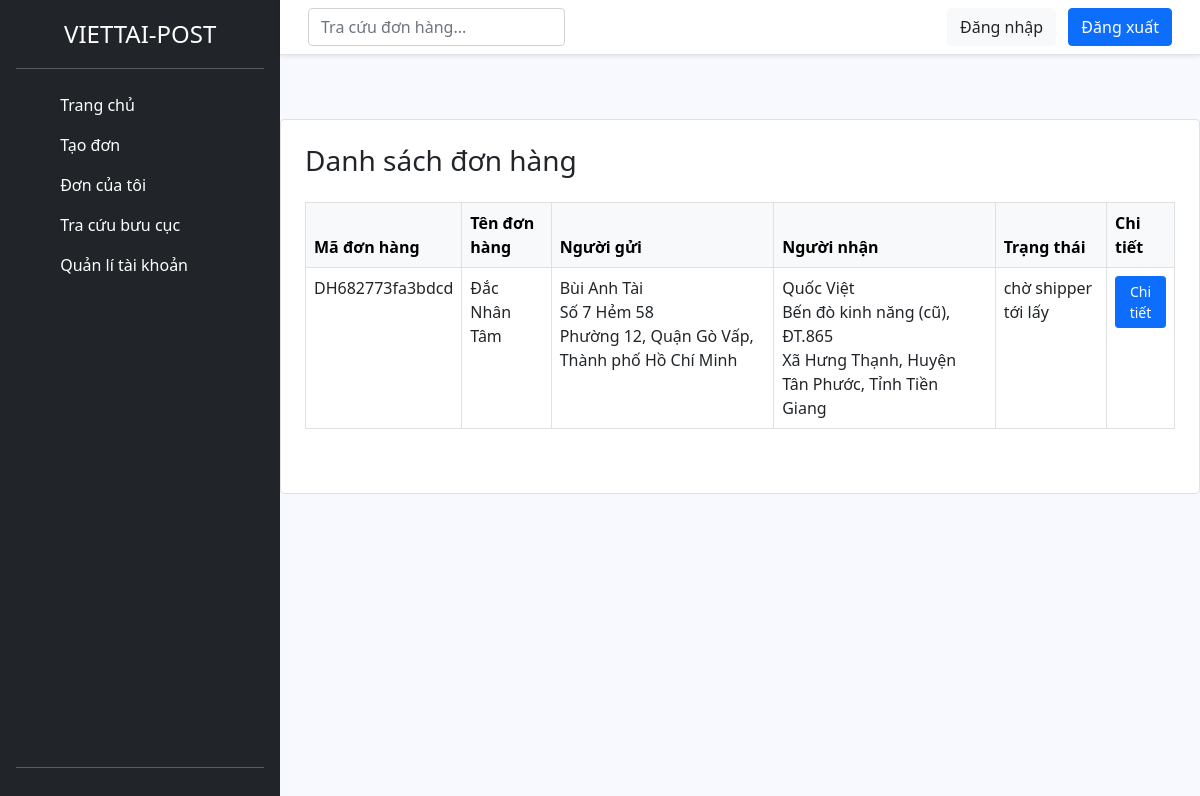
The app's page /don-hang.php, older data.
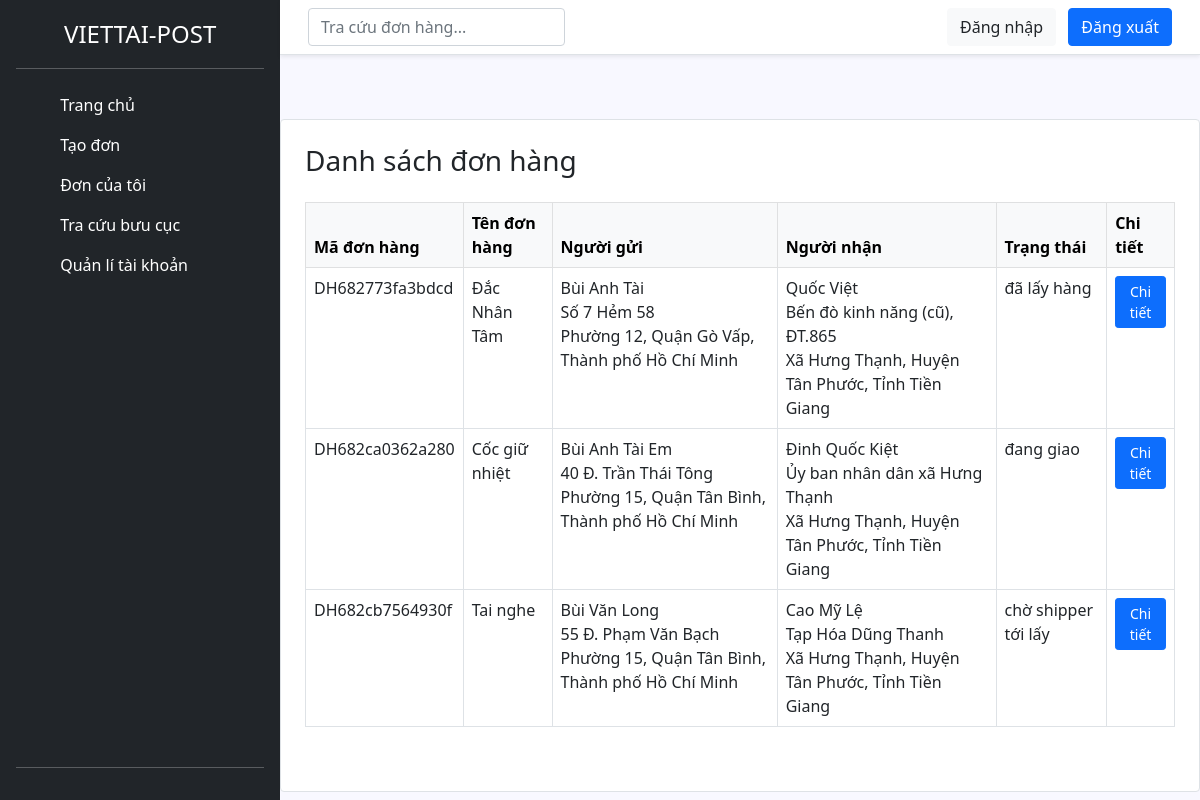
The same page, newer data.
### tables this page shows
CREATE TABLE `don_hang` (
  `ma_don_hang` varchar(50) NOT NULL,
  `ten_don_hang` varchar(50) NOT NULL,
  `so_luong` int(10) NOT NULL,
  `trong_luong` int(10) NOT NULL,
  `ten_nguoi_gui` varchar(100) DEFAULT NULL,
  `sdt_nguoi_gui` varchar(100) DEFAULT NULL,
  `ma_khach_hang` int(11) NOT NULL,
  `ten_nguoi_nhan` varchar(100) NOT NULL,
  `sdt_nguoi_nhan` varchar(20) DEFAULT NULL,
  `dia_chi_nguoi_gui` text NOT NULL,
  `dia_chi_nguoi_gui_mac_dinh` text NOT NULL,
  `lat_nguoi_gui` text DEFAULT NULL,
  `lng_nguoi_gui` text DEFAULT NULL,
  `dia_chi_nguoi_nhan` text DEFAULT NULL,
  `dia_chi_nguoi_nhan_mac_dinh` text NOT NULL,
  `lat_nguoi_nhan` text NOT NULL,
  `lng_nguoi_nhan` text DEFAULT NULL,
  `thu_ho` int(20) DEFAULT NULL,
  `trang_thai` enum('chờ xử lý','chờ shipper tới lấy','đã lấy hàng','đang giao','đã giao','hủy') DEFAULT 'chờ xử lý',
  `phi_van_chuyen` int(10) DEFAULT 0,
  `nguoi_tra_phi` varchar(100) DEFAULT NULL,
  `ngay_tao` datetime DEFAULT current_timestamp(),
  `thoi_gian_hen_lay` varchar(50) NOT NULL,
  `ngay_giao_du_kien` text NOT NULL,
  `ghi_chu` text DEFAULT NULL
);

### controller/cls-khachhang.php (called while the page is built, shortened)
<?php
class clsKhachhang extends ConnectDB
{
    public function layDonHangKhachHang($ma_khach_hang)
    {
        $conn = $this->connect();
        $sql = "SELECT * FROM don_hang WHERE ma_khach_hang = ?";
        $stmt = $conn->prepare($sql);
        $stmt->execute([$ma_khach_hang]);
        return $stmt->fetchAll(PDO::FETCH_ASSOC);
    }
}
?>

### don-hang.php (the view, shortened to what this page needs)
<!DOCTYPE html>
<html lang="vi">
<head>
    <link rel="stylesheet" href="asset/css/bootstrap.min.css">
    <link rel="stylesheet" href="asset/css/style.css">
</head>
<?php
require_once 'controller/cls-khachhang.php';
$kh = new clsKhachhang();
$ma_khach_hang = 1;
$don_hangs = $kh->layDonHangKhachHang($ma_khach_hang);
?>
<body  class="d-flex">
    <?php
    require_once 'view/sidebar.php';
    ?>
    <div class="main-content">
    <?php
    require_once 'view/header.php';
    ?>
<div class="container px-4 pb-5 card border rounded-4 mt-5">
    <h3 class="mt-4">Danh sách đơn hàng</h3>
    <table class="table table-bordered table-hover mt-3">
        <thead class="table-light">
            <tr>
                <th>Mã đơn hàng</th>
                <th>Tên đơn hàng</th>
                <th>Người gửi</th>
                <th>Người nhận</th>
                <th>Trạng thái</th>
                <th>Chi tiết</th>
            </tr>
        </thead>
        <tbody>
            <?php foreach ($don_hangs as $don): ?>
            <tr>
                <td><?= $don['ma_don_hang'] ?></td>
                <td><?= $don['ten_don_hang'] ?></td>
                <td><?= $don['ten_nguoi_gui'] ?><br><?= $don['dia_chi_nguoi_gui'] ?><br><?= $don['dia_chi_nguoi_gui_mac_dinh'] ?></td>
                <td><?= $don['ten_nguoi_nhan'] ?><br><?= $don['dia_chi_nguoi_nhan'] ?><br><?= $don['dia_chi_nguoi_nhan_mac_dinh'] ?></td>
                <td><?= $don['trang_thai'] ?></td>
                <td>
                    <button type="button" class="btn btn-primary btn-sm" data-bs-toggle="modal" data-bs-target="#modal<?= $don['ma_don_hang'] ?>">
                        Chi tiết
                    </button>
                </td>
            </tr>
            <?php endforeach; ?>
        </tbody>
    </table>
</div>
</body>
</html>

### view/sidebar.php
<div class="d-flex flex-column flex-shrink-0 p-3 text-white bg-dark" style="width: 280px;">
    <a href="/" class="d-flex align-items-center mb-3 mb-md-0 me-md-auto text-white text-decoration-none">
      <svg class="bi me-2" width="40" height="32"><use xlink:href="#bootstrap"></use></svg>
      <span class="fs-4">VIETTAI-POST</span>
    </a>
    <hr>
    <ul class="nav nav-pills flex-column mb-auto">
      <li class="nav-item">
        <a href="trang-chu.php" class="nav-link text-white" aria-current="page">
          <svg class="bi me-2" width="16" height="16"><use xlink:href="#home"></use></svg>
          Trang chủ
        </a>
      </li>
      <li>
        <a href="tao-don.php" class="nav-link text-white">
          <svg class="bi me-2" width="16" height="16"><use xlink:href="#speedometer2"></use></svg>
          Tạo đơn
        </a>
      </li>
      <li>
        <a href="don-hang.php" class="nav-link text-white">
          <svg class="bi me-2" width="16" height="16"><use xlink:href="#table"></use></svg>
          Đơn của tôi
        </a>
      </li>
      <li>
        <a href="buu-cuc.php" class="nav-link text-white">
          <svg class="bi me-2" width="16" height="16"><use xlink:href="#grid"></use></svg>
          Tra cứu bưu cục
        </a>
      </li>
      <li>
        <a href="#" class="nav-link text-white">
          <svg class="bi me-2" width="16" height="16"><use xlink:href="#grid"></use></svg>
          Quản lí tài khoản
        </a>
      </li>
    </ul>
    <hr>
  </div>

### view/header.php
<div class="px-3 py-2 border-bottom mb-3 shadow-sm bg-white">
      <div class="container d-flex flex-wrap justify-content-center">
        <form class="col-12 col-lg-auto mb-2 mb-lg-0 me-lg-auto">
          <input type="search" class="form-control" placeholder="Tra cứu đơn hàng..." aria-label="Search">
        </form>
        <div class="text-end">
          <button type="button" class="btn btn-light text-dark me-2">Đăng nhập</button>
          <button type="button" class="btn btn-primary">Đăng xuất</button>
        </div>
      </div>
    </div>

### asset/css/style.css (style rules this page uses)
.main-content { width: calc(100% - 280px); min-height: 100vh; display: flex; flex-direction: column; }
body { background-color: ghostwhite; }

Row changes from the older to the newer data that the page shows:
changed don_hang "DH682773fa3bdcd": trang_thai "chờ shipper tới lấy" → "đã lấy hàng"
added don_hang: ma_don_hang "DH682ca0362a280", ten_don_hang "Cốc giữ nhiệt", ten_nguoi_gui "Bùi Anh Tài Em", dia_chi_nguoi_gui "40 Đ. Trần Thái Tông", dia_chi_nguoi_gui_mac_dinh "Phường 15, Quận Tân Bình, Thành phố Hồ Chí Minh", ten_nguoi_nhan "Đinh Quốc Kiệt", dia_chi_nguoi_nhan "Ủy ban nhân dân xã Hưng Thạnh", dia_chi_nguoi_nhan_mac_dinh "Xã Hưng Thạnh, Huyện Tân Phước, Tỉnh Tiền Giang", trang_thai "đang giao"
added don_hang: ma_don_hang "DH682cb7564930f", ten_don_hang "Tai nghe", ten_nguoi_gui "Bùi Văn Long", dia_chi_nguoi_gui "55 Đ. Phạm Văn Bạch", dia_chi_nguoi_gui_mac_dinh "Phường 15, Quận Tân Bình, Thành phố Hồ Chí Minh", ten_nguoi_nhan "Cao Mỹ Lệ", dia_chi_nguoi_nhan "Tạp Hóa Dũng Thanh", dia_chi_nguoi_nhan_mac_dinh "Xã Hưng Thạnh, Huyện Tân Phước, Tỉnh Tiền Giang", trang_thai "chờ shipper tới lấy"
